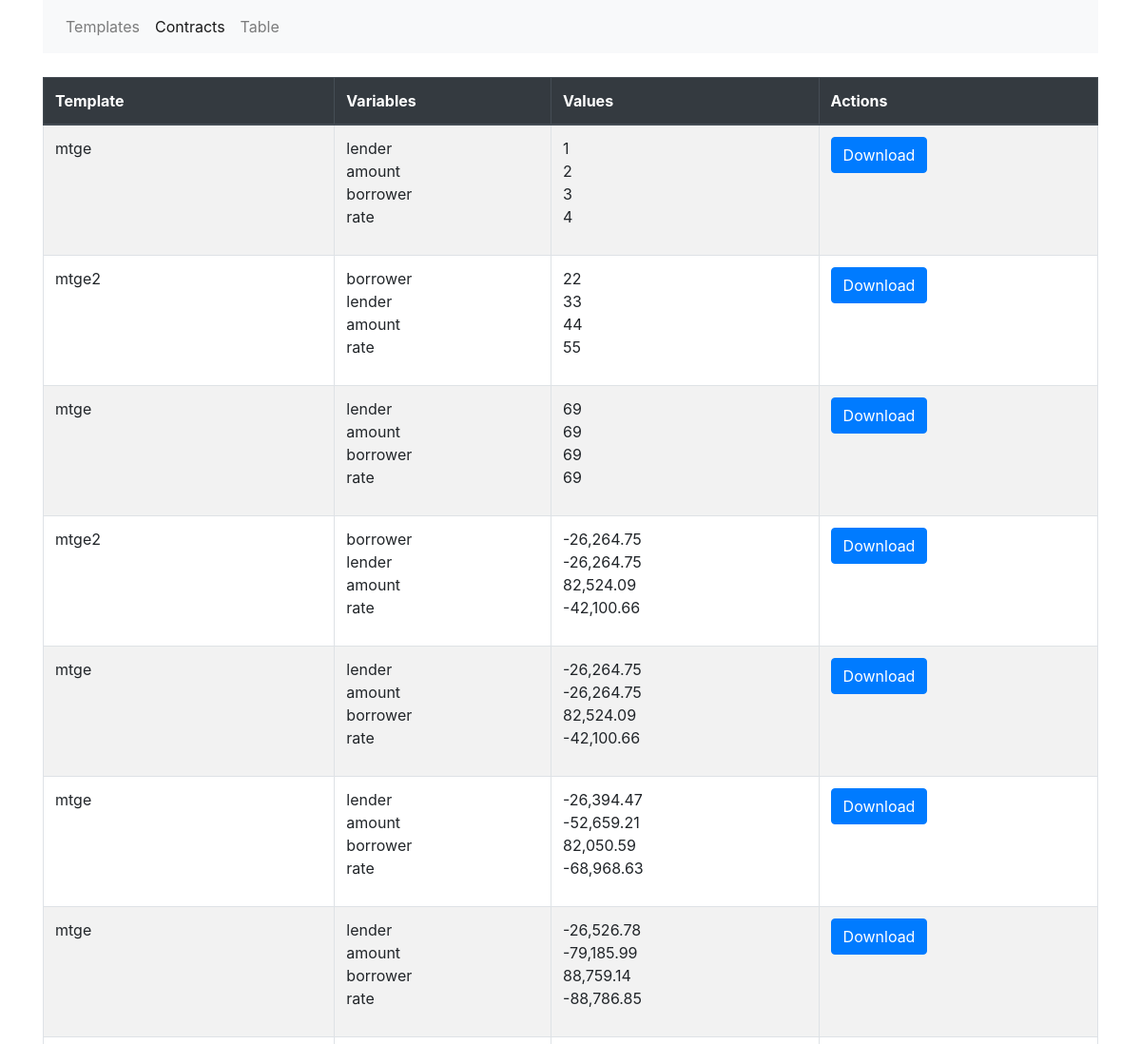
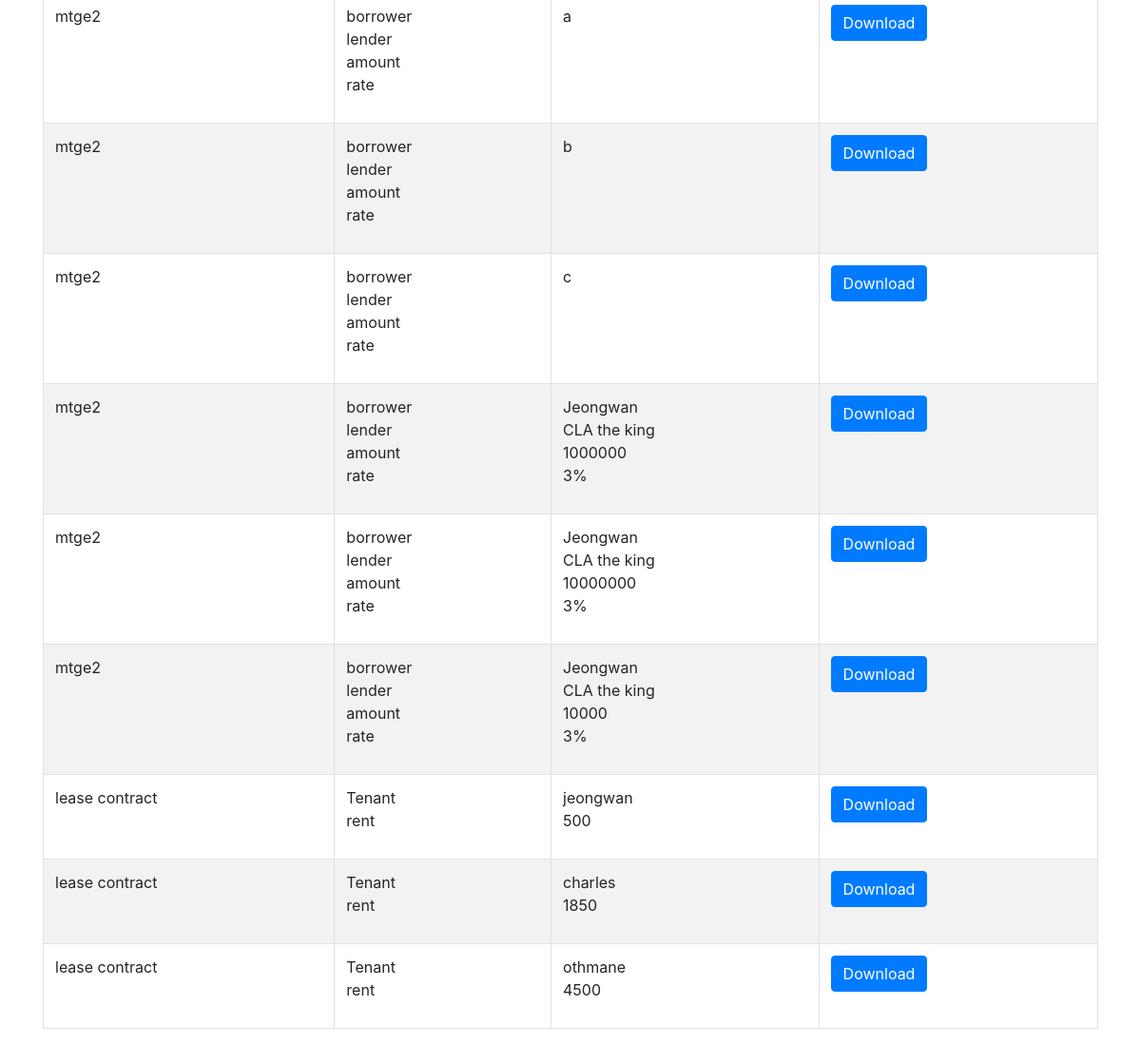
The app's page /contract-instances/ with its own data (2 pictures, top to bottom).
### contracts/models.py (models this page shows, shortened)
class ContractTemplate(models.Model):
    name = models.CharField(max_length=100)
    template_file = models.FileField(upload_to='templates/')
    created_at = models.DateTimeField(auto_now_add=True)
    variables = models.JSONField(editable=False, default=list)

### contracts/views.py (the view)
# urls.py: path('contract-instances/', views.contract_instances, name='contract_instances'),
def contract_instances(request):
    contract_instances = ContractInstance.objects.all()
    context = {
        'contract_instances': [
            {
                'template_name': instance.template.name,
                'variables': list(instance.variables.keys()),
                'values': list(instance.variables.values()),
                'id':instance.id
            }
            for instance in contract_instances
        ]
    }
    return render(request, 'contracts/contract_instances.html', context)

### contracts/templates/contracts/contract_instances.html (shortened to what this page needs)
{% extends "contracts/base.html" %}
{% block content %}
<table class="table table-striped table-bordered">
    <thead class="thead-dark">
        <tr>
            <th>Template</th>
            <th>Variables</th>
            <th>Values</th>
            <th>Actions</th>
        </tr>
    </thead>
    <tbody>
        {% for instance in contract_instances %}
        <tr>
            <td>{{ instance.template_name }}</td>
            <td>
                <ul class="list-unstyled">
                    {% for variable in instance.variables %}
                    <li>{{ variable }}</li>
                    {% endfor %}
                </ul>
            </td>
            <td>
                <ul class="list-unstyled">
                    {% for value in instance.values %}
                    <li>{{ value }}</li>
                    {% endfor %}
                </ul>
            </td>
            <td>
                <a href="{% url 'download_contract_instance' instance.id %}" class="btn btn-primary">Download</a>
            </td>
        </tr>
        {% endfor %}
    </tbody>
</table>
{% endblock %}

### contracts/templates/contracts/base.html (shortened to what this page needs)
<!DOCTYPE html>
<html lang="en">
<head>
    <link rel="stylesheet" href="{{ css_file }}">
    <link href="https://stackpath.bootstrapcdn.com/bootstrap/4.5.2/css/bootstrap.min.css" rel="stylesheet">
</head>
<body class="container">
    <nav class="navbar navbar-expand-lg navbar-light bg-light">
        <div class="collapse navbar-collapse" id="navbarNav">
            <ul class="navbar-nav">
                <li class="nav-item {% if request.resolver_match.url_name == 'list_templates' %}active{% endif %}">
                    <a class="nav-link" href="{% url 'list_templates' %}">Templates</a>
                </li>
                <li class="nav-item {% if request.resolver_match.url_name == 'contract_instances' %}active{% endif %}">
                    <a class="nav-link" href="{% url 'contract_instances' %}">Contracts</a>
                </li>
                <li class="nav-item {% if request.resolver_match.url_name == 'excel_like_table' %}active{% endif %}">
                    <a class="nav-link" href="{% url 'excel_like_table' %}">Table</a>
                </li>
            </ul>
        </div>
    </nav>
    <div style="margin-top: 25px;">
        {% block content %}
        {% endblock %}
    </div>
</body>
</html>

### records on screen
ContractTemplate: template_name "mtge" "mtge" "mtge" "mtge" "mtge"
ContractTemplate: template_name "mtge2" "mtge2" "mtge2" "mtge2" "mtge2" "mtge2" "mtge2" "mtge2"
ContractTemplate: template_name "lease contract" "lease contract" "lease contract"

### other values on screen
{{ variable }} "lender" "amount" "borrower" "rate" "borrower" "lender" "amount" "rate" "lender" "amount" "borrower" "rate" "borrower" "lender" "amount" "rate" "lender" "amount" "borrower" "rate" "lender" "amount" "borrower" "rate" "lender" "amount" "borrower" "rate" "borrower" "lender" "amount" "rate" "borrower" "lender" "amount" "rate" "borrower" "lender" "amount" "rate" "borrower" "lender" "amount" "rate" "borrower" "lender" "amount" "rate" "borrower" "lender" "amount" "rate" "Tenant" "rent" "Tenant" "rent" "Tenant" "rent"
{{ value }} "1" "2" "3" "4" "22" "33" "44" "55" "69" "69" "69" "69" "-26,264.75" "-26,264.75" "82,524.09" "-42,100.66" "-26,264.75" "-26,264.75" "82,524.09" "-42,100.66" "-26,394.47" "-52,659.21" "82,050.59" "-68,968.63" "-26,526.78" "-79,185.99" "88,759.14" "-88,786.85" "a" "b" "c" "Jeongwan" "CLA the king" "1000000" "3%" "Jeongwan" "CLA the king" "10000000" "3%" "Jeongwan" "CLA the king" "10000" "3%" "jeongwan" "500" "charles" "1850" "othmane" "4500"
